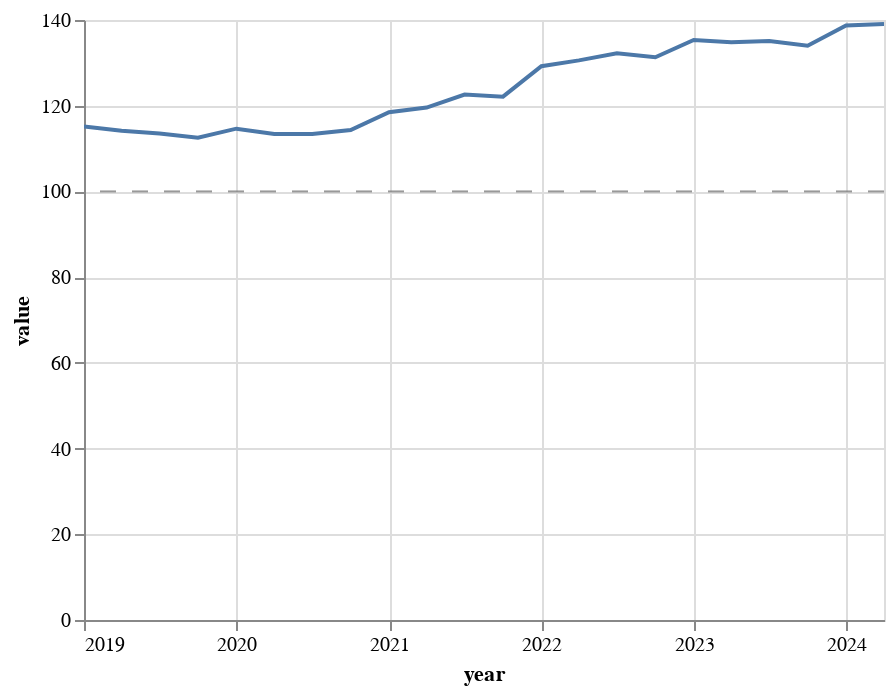

Notebook cell for this chart:
### Code cell
base = (
    (real_est_p_out.plot.line(
        x="year", 
        y=alt.Y("value", scale = alt.Scale(zero = True))
                      )
    )
)

zero_line = alt.Chart().mark_rule(
    color='gray',
    strokeDash=[8, 8],
    opacity=0.8
).encode(y=alt.datum(100))

real_est_p_chart = (
    (base + zero_line)
    .properties(width=400)
    .configure_scale(zero=False)
)

real_est_p_chart

### Figure 1 — Vega-Lite specification as saved in the notebook (floating-point values rounded to 4 significant figures)
{"config": {"view": {"continuousWidth": 300, "continuousHeight": 300}, "scale": {"zero": false}}, "layer": [{"data": {"name": "data-3869563cd16b69312fc9bc6af38694fd"}, "mark": {"type": "line", "tooltip": true}, "encoding": {"x": {"field": "year", "type": "temporal"}, "y": {"field": "value", "scale": {"zero": true}, "type": "quantitative"}}, "name": "view_2"}, {"data": {"name": "empty"}, "mark": {"type": "rule", "color": "gray", "opacity": 0.8, "strokeDash": [8, 8]}, "encoding": {"y": {"datum": 100}}}], "params": [{"name": "param_7", "select": {"type": "interval", "encodings": ["x", "y"]}, "bind": "scales", "views": ["view_2"]}], "width": 400, "$schema": "https://vega.github.io/schema/vega-lite/v5.20.1.json", "datasets": {"data-3869563cd16b69312fc9bc6af38694fd": [{"year": "2019-01-01T00:00:00", "value": 115.1}, {"year": "2019-04-01T00:00:00", "value": 114.2}, {"year": "2019-07-01T00:00:00", "value": 113.5}, {"year": "2019-10-01T00:00:00", "value": 112.5}, {"year": "2020-01-01T00:00:00", "value": 114.6}, {"year": "2020-04-01T00:00:00", "value": 113.4}, {"year": "2020-07-01T00:00:00", "value": 113.4}, {"year": "2020-10-01T00:00:00", "value": 114.3}, {"year": "2021-01-01T00:00:00", "value": 118.5}, {"year": "2021-04-01T00:00:00", "value": 119.6}, {"year": "2021-07-01T00:00:00", "value": 122.6}, {"year": "2021-10-01T00:00:00", "value": 122.1}, {"year": "2022-01-01T00:00:00", "value": 129.2}, {"year": "2022-04-01T00:00:00", "value": 130.6}, {"year": "2022-07-01T00:00:00", "value": 132.2}, {"year": "2022-10-01T00:00:00", "value": 131.3}, {"year": "2023-01-01T00:00:00", "value": 135.3}, {"year": "2023-04-01T00:00:00", "value": 134.8}, {"year": "2023-07-01T00:00:00", "value": 135.1}, {"year": "2023-10-01T00:00:00", "value": 134.0}, {"year": "2024-01-01T00:00:00", "value": 138.7}, {"year": "2024-04-01T00:00:00", "value": 139.1}], "empty": [{}]}}
